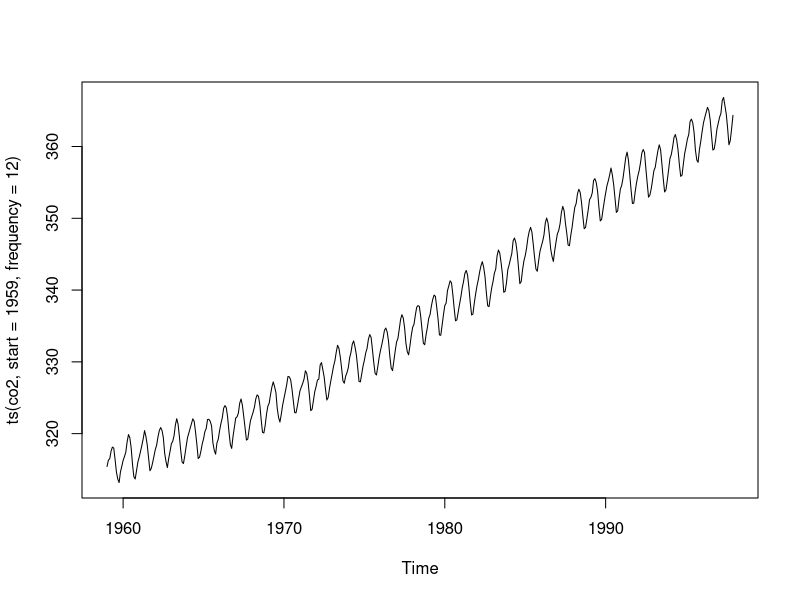
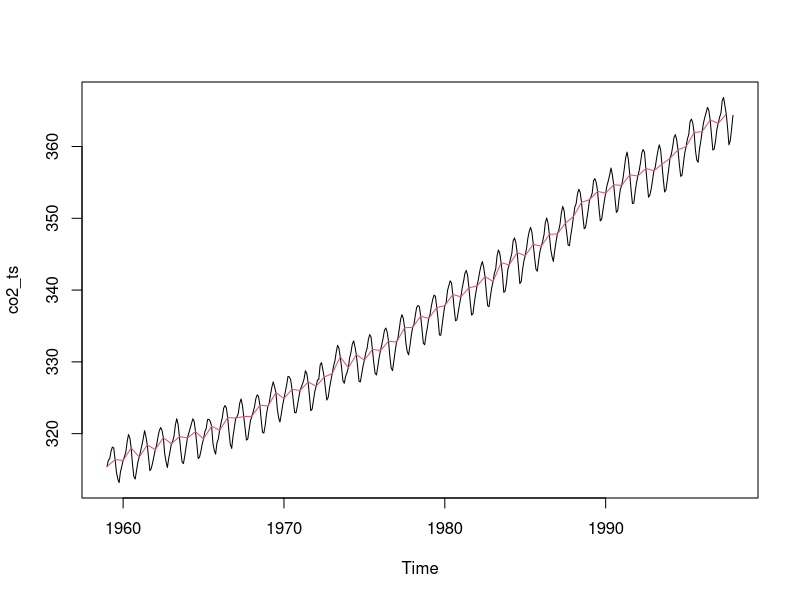
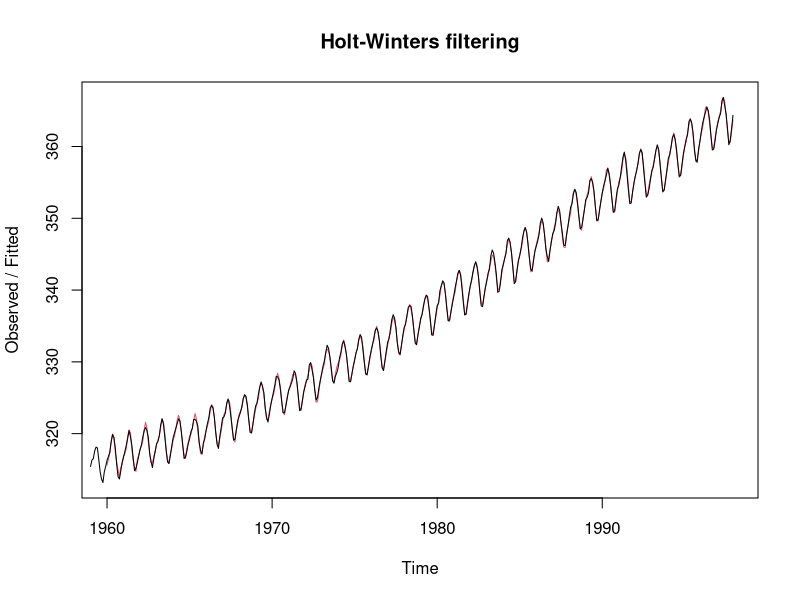
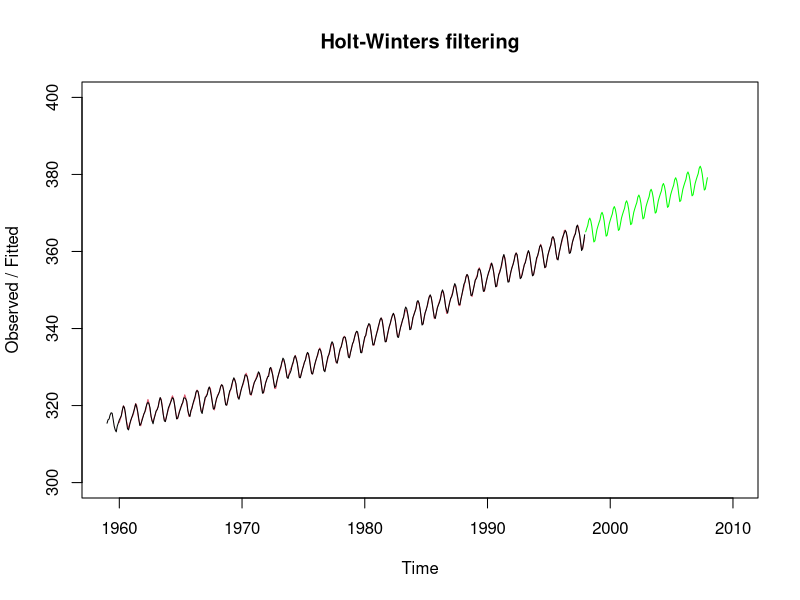

These figures' R source, in order:
# Mit einem Hashtag kann man Kommentare einfügen

## R Skript für das Komponentenmodell
## R. Stollhoff, Datum,....

# Der Datensatz CO2
co2

# eine Beschreibung mit der Hilfefunktion
?co2

# Der Datentyp von co2
typeof(co2)

# erstellen einer Zeitreihe mit den Daten aus co2
ts(co2,start=1959,frequency = 12)

# direkte Übergabe an die plot() Funktion
plot(ts(co2,start=1959,frequency = 12))

# für die weitere Verarbeitung legen wir eine neue Variable an
co2_ts <- ts(co2,start=1959,frequency = 12)
plot(co2_ts) # nichts passiert

# Nur 4 Werte pro Jahr anzeigen
window(co2_ts,frequency=4)

# Nur 2 Werte pro Jahr anzeigen und mit lines dem bestehenden Plot hinzufügen
lines(window(co2_ts,frequency=2),col=2)

# Holt-Winters-Modell schätzen, plotten und vorhersagen
co2_HW <- HoltWinters(co2_ts)
plot(co2_HW)
predict(co2_HW)

# den Graphenbereich mit xlim und ylim erweitern
plot(co2_HW,xlim = c(1959,2010),ylim=c(300,400))
# Vorhersage für die nächsten zehn Jahre hinzufügen
lines(predict(co2_HW,n.ahead = 120),col="green")



